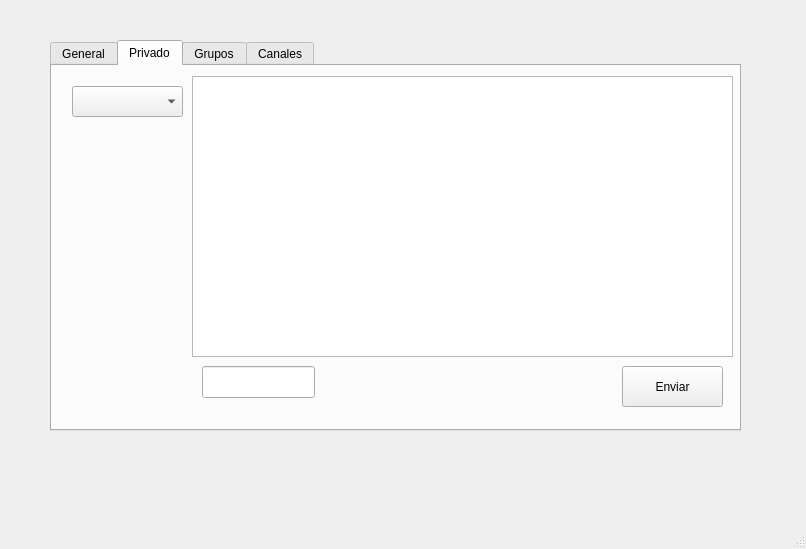
<?xml version="1.0" encoding="UTF-8"?>
<ui version="4.0">
 <class>MainWindow</class>
 <widget class="QMainWindow" name="MainWindow">
  <property name="geometry">
   <rect>
    <x>0</x>
    <y>0</y>
    <width>806</width>
    <height>549</height>
   </rect>
  </property>
  <property name="windowTitle">
   <string>MainWindow</string>
  </property>
  <widget class="QWidget" name="centralwidget">
   <widget class="QStackedWidget" name="stackedWidget">
    <property name="geometry">
     <rect>
      <x>30</x>
      <y>30</y>
      <width>741</width>
      <height>421</height>
     </rect>
    </property>
    <property name="currentIndex">
     <number>1</number>
    </property>
    <widget class="QWidget" name="page">
     <widget class="QLineEdit" name="inp_ip">
      <property name="geometry">
       <rect>
        <x>400</x>
        <y>40</y>
        <width>231</width>
        <height>41</height>
       </rect>
      </property>
      <property name="text">
       <string>IP</string>
      </property>
     </widget>
     <widget class="QLineEdit" name="inp_puerto">
      <property name="geometry">
       <rect>
        <x>400</x>
        <y>100</y>
        <width>113</width>
        <height>32</height>
       </rect>
      </property>
      <property name="text">
       <string>PUERTO</string>
      </property>
     </widget>
     <widget class="QLineEdit" name="inp_usuario">
      <property name="geometry">
       <rect>
        <x>400</x>
        <y>150</y>
        <width>221</width>
        <height>31</height>
       </rect>
      </property>
      <property name="text">
       <string>USUARIO</string>
      </property>
     </widget>
     <widget class="QLineEdit" name="inp_password">
      <property name="geometry">
       <rect>
        <x>400</x>
        <y>200</y>
        <width>113</width>
        <height>32</height>
       </rect>
      </property>
      <property name="text">
       <string>CONTRASEÑA</string>
      </property>
      <property name="echoMode">
       <enum>QLineEdit::Password</enum>
      </property>
     </widget>
     <widget class="QComboBox" name="combo_avatar">
      <property name="geometry">
       <rect>
        <x>400</x>
        <y>250</y>
        <width>221</width>
        <height>31</height>
       </rect>
      </property>
      <item>
       <property name="text">
        <string>avatar_1.png</string>
       </property>
      </item>
      <item>
       <property name="text">
        <string>avatar_2.png</string>
       </property>
      </item>
      <item>
       <property name="text">
        <string>avatar_3.png</string>
       </property>
      </item>
      <item>
       <property name="text">
        <string>avatar_4.png</string>
       </property>
      </item>
      <item>
       <property name="text">
        <string>avatar_5.png</string>
       </property>
      </item>
      <item>
       <property name="text">
        <string>avatar_6.png</string>
       </property>
      </item>
      <item>
       <property name="text">
        <string>avatar_7.png</string>
       </property>
      </item>
      <item>
       <property name="text">
        <string>avatar_8.png</string>
       </property>
      </item>
     </widget>
     <widget class="QPushButton" name="btn_conectar">
      <property name="geometry">
       <rect>
        <x>310</x>
        <y>320</y>
        <width>111</width>
        <height>41</height>
       </rect>
      </property>
      <property name="text">
       <string>Conectar</string>
      </property>
     </widget>
     <widget class="QLabel" name="label">
      <property name="geometry">
       <rect>
        <x>60</x>
        <y>40</y>
        <width>281</width>
        <height>31</height>
       </rect>
      </property>
      <property name="text">
       <string>Direccion IP</string>
      </property>
     </widget>
     <widget class="QLabel" name="label_2">
      <property name="geometry">
       <rect>
        <x>60</x>
        <y>100</y>
        <width>281</width>
        <height>31</height>
       </rect>
      </property>
      <property name="text">
       <string>Puerto</string>
      </property>
     </widget>
     <widget class="QLabel" name="label_3">
      <property name="geometry">
       <rect>
        <x>60</x>
        <y>150</y>
        <width>321</width>
        <height>21</height>
       </rect>
      </property>
      <property name="text">
       <string>Nombre de Usuario</string>
      </property>
     </widget>
     <widget class="QLabel" name="label_4">
      <property name="geometry">
       <rect>
        <x>60</x>
        <y>200</y>
        <width>111</width>
        <height>31</height>
       </rect>
      </property>
      <property name="text">
       <string>Contraseñia</string>
      </property>
     </widget>
     <widget class="QLabel" name="label_5">
      <property name="geometry">
       <rect>
        <x>60</x>
        <y>260</y>
        <width>111</width>
        <height>31</height>
       </rect>
      </property>
      <property name="text">
       <string>Imagen de Perfil</string>
      </property>
     </widget>
    </widget>
    <widget class="QWidget" name="page_3">
     <widget class="QTabWidget" name="tabWidget">
      <property name="geometry">
       <rect>
        <x>20</x>
        <y>10</y>
        <width>691</width>
        <height>391</height>
       </rect>
      </property>
      <property name="currentIndex">
       <number>1</number>
      </property>
      <widget class="QWidget" name="tab">
       <attribute name="title">
        <string>General</string>
       </attribute>
       <widget class="QListWidget" name="lista_general">
        <property name="geometry">
         <rect>
          <x>10</x>
          <y>10</y>
          <width>671</width>
          <height>291</height>
         </rect>
        </property>
       </widget>
       <widget class="QLineEdit" name="inp_msg_gen">
        <property name="geometry">
         <rect>
          <x>10</x>
          <y>310</y>
          <width>541</width>
          <height>41</height>
         </rect>
        </property>
       </widget>
       <widget class="QPushButton" name="btn_enviar_gen">
        <property name="geometry">
         <rect>
          <x>570</x>
          <y>310</y>
          <width>101</width>
          <height>41</height>
         </rect>
        </property>
        <property name="text">
         <string>Enviar</string>
        </property>
       </widget>
      </widget>
      <widget class="QWidget" name="tab_2">
       <attribute name="title">
        <string>Privado</string>
       </attribute>
       <widget class="QListWidget" name="lista_privada">
        <property name="geometry">
         <rect>
          <x>140</x>
          <y>10</y>
          <width>541</width>
          <height>281</height>
         </rect>
        </property>
       </widget>
       <widget class="QLineEdit" name="inp_msg_priv">
        <property name="geometry">
         <rect>
          <x>150</x>
          <y>300</y>
          <width>113</width>
          <height>32</height>
         </rect>
        </property>
       </widget>
       <widget class="QPushButton" name="btn_enviar_priv">
        <property name="geometry">
         <rect>
          <x>570</x>
          <y>300</y>
          <width>101</width>
          <height>41</height>
         </rect>
        </property>
        <property name="text">
         <string>Enviar</string>
        </property>
       </widget>
       <widget class="QComboBox" name="combo_contactos">
        <property name="geometry">
         <rect>
          <x>20</x>
          <y>20</y>
          <width>111</width>
          <height>31</height>
         </rect>
        </property>
       </widget>
       <widget class="QLabel" name="label_avatar">
        <property name="geometry">
         <rect>
          <x>30</x>
          <y>160</y>
          <width>81</width>
          <height>81</height>
         </rect>
        </property>
        <property name="minimumSize">
         <size>
          <width>58</width>
          <height>0</height>
         </size>
        </property>
        <property name="maximumSize">
         <size>
          <width>81</width>
          <height>81</height>
         </size>
        </property>
        <property name="text">
         <string/>
        </property>
       </widget>
      </widget>
      <widget class="QWidget" name="tab_3">
       <attribute name="title">
        <string>Grupos</string>
       </attribute>
       <widget class="QLineEdit" name="inp_nombre_grupo">
        <property name="geometry">
         <rect>
          <x>20</x>
          <y>200</y>
          <width>113</width>
          <height>32</height>
         </rect>
        </property>
       </widget>
       <widget class="QListWidget" name="lista_grupo">
        <property name="geometry">
         <rect>
          <x>160</x>
          <y>10</y>
          <width>521</width>
          <height>291</height>
         </rect>
        </property>
       </widget>
       <widget class="QLineEdit" name="inp_msg_grup">
        <property name="geometry">
         <rect>
          <x>160</x>
          <y>310</y>
          <width>411</width>
          <height>32</height>
         </rect>
        </property>
       </widget>
       <widget class="QPushButton" name="btn_enviar_grupo">
        <property name="geometry">
         <rect>
          <x>590</x>
          <y>310</y>
          <width>88</width>
          <height>34</height>
         </rect>
        </property>
        <property name="text">
         <string>Enviar</string>
        </property>
       </widget>
       <widget class="QPushButton" name="btn_crear_grupo">
        <property name="geometry">
         <rect>
          <x>30</x>
          <y>250</y>
          <width>101</width>
          <height>41</height>
         </rect>
        </property>
        <property name="text">
         <string>Crear</string>
        </property>
       </widget>
       <widget class="QComboBox" name="combo_mis_grupos">
        <property name="geometry">
         <rect>
          <x>10</x>
          <y>20</y>
          <width>141</width>
          <height>32</height>
         </rect>
        </property>
       </widget>
      </widget>
      <widget class="QWidget" name="tab_4">
       <attribute name="title">
        <string>Canales</string>
       </attribute>
       <widget class="QLineEdit" name="inp_nombre_canal">
        <property name="geometry">
         <rect>
          <x>20</x>
          <y>70</y>
          <width>113</width>
          <height>32</height>
         </rect>
        </property>
        <property name="text">
         <string>Canal a crear</string>
        </property>
       </widget>
       <widget class="QListWidget" name="lista_canales">
        <property name="geometry">
         <rect>
          <x>160</x>
          <y>10</y>
          <width>511</width>
          <height>291</height>
         </rect>
        </property>
       </widget>
       <widget class="QLineEdit" name="inp_msg_can">
        <property name="geometry">
         <rect>
          <x>160</x>
          <y>310</y>
          <width>391</width>
          <height>32</height>
         </rect>
        </property>
       </widget>
       <widget class="QPushButton" name="btn_enviar_can">
        <property name="geometry">
         <rect>
          <x>580</x>
          <y>310</y>
          <width>88</width>
          <height>34</height>
         </rect>
        </property>
        <property name="text">
         <string>Enviar</string>
        </property>
       </widget>
       <widget class="QPushButton" name="btn_crear_canal">
        <property name="geometry">
         <rect>
          <x>30</x>
          <y>120</y>
          <width>88</width>
          <height>34</height>
         </rect>
        </property>
        <property name="text">
         <string>Crear Canal</string>
        </property>
       </widget>
       <widget class="QPushButton" name="btn_suscribir">
        <property name="geometry">
         <rect>
          <x>30</x>
          <y>240</y>
          <width>88</width>
          <height>34</height>
         </rect>
        </property>
        <property name="text">
         <string>Suscribir</string>
        </property>
       </widget>
       <widget class="QComboBox" name="combo_mis_canales">
        <property name="geometry">
         <rect>
          <x>30</x>
          <y>190</y>
          <width>87</width>
          <height>32</height>
         </rect>
        </property>
       </widget>
      </widget>
     </widget>
    </widget>
   </widget>
  </widget>
  <widget class="QMenuBar" name="menubar">
   <property name="geometry">
    <rect>
     <x>0</x>
     <y>0</y>
     <width>806</width>
     <height>30</height>
    </rect>
   </property>
  </widget>
  <widget class="QStatusBar" name="statusbar"/>
 </widget>
 <resources/>
 <connections/>
</ui>
